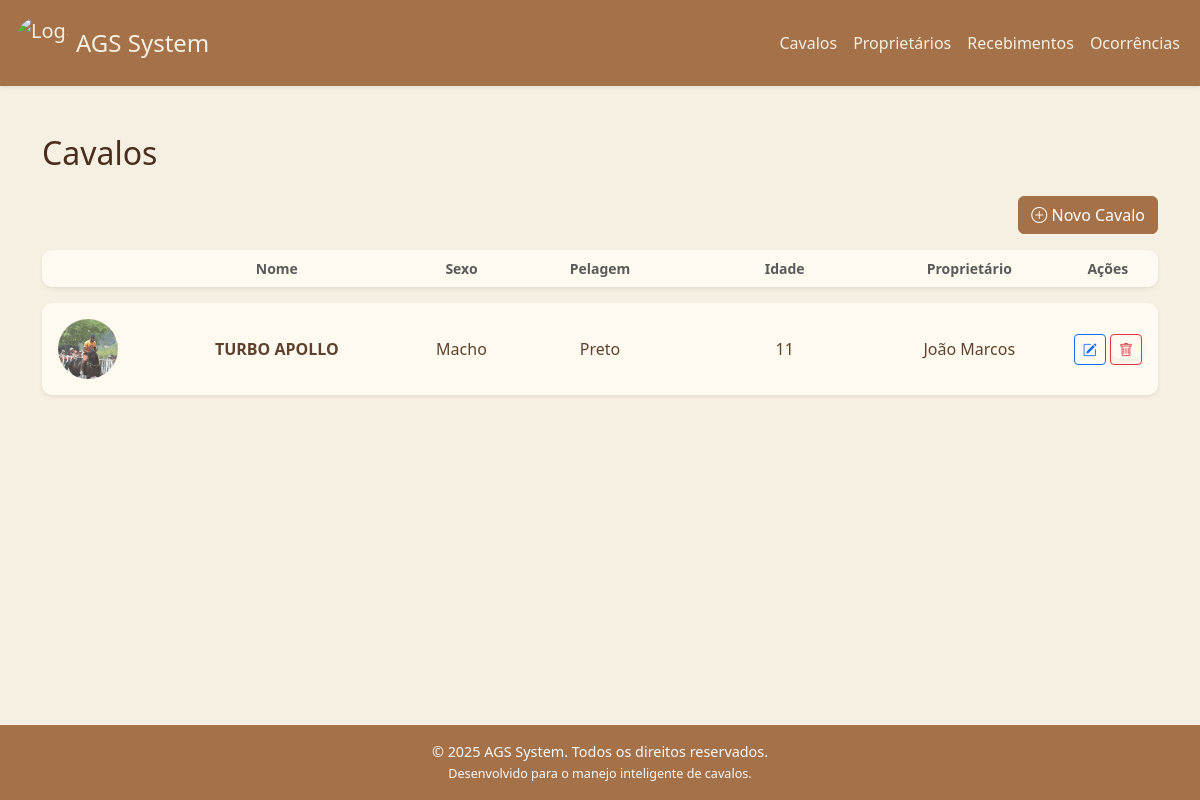
Page /cavalos on the committed database.
### tables this page shows
CREATE TABLE cavalos (
            id INTEGER PRIMARY KEY AUTOINCREMENT,
            nome TEXT NOT NULL,
            sexo_id INTEGER,
            raca_id INTEGER,
            idade INTEGER,
            pelagem_id INTEGER,
            proprietario_id INTEGER,
            imagem TEXT,
            FOREIGN KEY (sexo_id) REFERENCES sexo(id),
            FOREIGN KEY (raca_id) REFERENCES raca(id),
            FOREIGN KEY (pelagem_id) REFERENCES pelagem(id),
            FOREIGN KEY (proprietario_id) REFERENCES proprietario(id)
        );

CREATE TABLE sexo (
            id INTEGER PRIMARY KEY AUTOINCREMENT,
            sexo TEXT NOT NULL
        );

CREATE TABLE pelagem (
            id INTEGER PRIMARY KEY AUTOINCREMENT,
            pelagem TEXT NOT NULL
        );

CREATE TABLE proprietario (
            id INTEGER PRIMARY KEY AUTOINCREMENT,
            nome TEXT NOT NULL,
            telefone TEXT
        );

### app.py (the view)
@app.route('/cavalos')
def cavalos():
    conn = conexao()
    cavalos = conn.execute('''
        SELECT
            c.id,
            c.nome AS nome_cavalo,
            p.nome AS nome_proprietario,
            r.raca AS raca,
            s.sexo AS sexo,
            c.idade,
            pl.pelagem AS pelagem,
            c.imagem
        FROM cavalos c
        JOIN proprietario p ON c.proprietario_id = p.id
        JOIN raca r ON c.raca_id = r.id
        JOIN sexo s ON c.sexo_id = s.id
        JOIN pelagem pl ON c.pelagem_id = pl.id
        ORDER BY c.nome
    ''').fetchall()
    conn.close()
    return render_template('cavalos.html', cavalos=cavalos)

### app.py (called while the page is built)
@app.context_processor
def inject_now():
    return {'now': datetime.now()}

### database.py (called while the page is built)
def conexao():
    conn = sqlite3.connect(db_path)
    conn.row_factory = sqlite3.Row
    return conn

### templates/cavalos.html (shortened to what this page needs)
{% extends 'base.html' %} {% block content %}
<h2 class="mb-4">Cavalos</h2>
<div class="d-flex justify-content-end mt-4 mb-3">
  <a href="{{ url_for('novoCavalo') }}" class="btn btn-primary">
    <i class="bi bi-plus-circle"></i> Novo Cavalo
  </a>
</div>
<div class="d-flex flex-column gap-3">
  <div class="card px-3 py-2 shadow-sm">
    <div class="row align-items-center">
      <div class="col-md-3 fw-bold text-muted small text-center">Nome</div>
      <div class="col-md-1 fw-bold text-muted small text-center">Sexo</div>
      <div class="col-md-2 fw-bold text-muted small text-center">Pelagem</div>
      <div class="col-md-2 fw-bold text-muted small text-center">Idade</div>
      <div class="col-md-2 fw-bold text-muted small text-center">
        Proprietário
      </div>
      <div class="col-md-1 fw-bold text-muted small text-center">Ações</div>
    </div>
  </div>
  {% for cavalo in cavalos %}
  <div
    class="card p-3 shadow-sm"
    style="cursor: pointer"
    onclick="window.location.href='{{ url_for('detalhesCavalo', id=cavalo['id']) }}'"
  >
    <div class="row align-items-center">
      <div class="col-md-1">
        {% if cavalo['imagem'] %}
        <img
          src="{{ url_for('static', filename='uploads/' + cavalo['imagem']) }}"
          width="60"
          height="60"
          style="border-radius: 50%; object-fit: cover"
        />
        {% endif %}
      </div>
      <div class="col-md-3 fw-bold text-uppercase text-center">
        {{ cavalo['nome_cavalo'] }}
      </div>
      <div class="col-md-1 text-center">{{ cavalo['sexo'] }}</div>
      <div class="col-md-2 text-center">{{ cavalo['pelagem'] }}</div>
      <div class="col-md-2 text-center">{{ cavalo['idade'] }}</div>
      <div class="col-md-2 text-center">{{ cavalo['nome_proprietario'] }}</div>
      <div class="col-md-1 text-end" onclick="event.stopPropagation();">
        <a
          href="{{ url_for('editarCavalo', id=cavalo['id']) }}"
          class="btn btn-sm btn-outline-primary"
          title="Editar"
        >
          <i class="bi bi-pencil-square"></i>
        </a>
        <form
          method="POST"
          action="{{ url_for('excluirCavalo', id=cavalo['id']) }}"
          onsubmit="return confirm('Tem certeza que deseja excluir este cavalo?');"
          style="display: inline"
        >
          <button
            type="submit"
            class="btn btn-sm btn-outline-danger"
            title="Excluir"
          >
            <i class="bi bi-trash"></i>
          </button>
        </form>
      </div>
    </div>
  </div>
  {% endfor %}
</div>
{% endblock %}

### static/css/style.css (style rules this page uses)
body { background-color: #f5f0e1; color: #4a2e1d; font-family: "Segoe UI", sans-serif; min-height: 100vh; display: flex; flex-direction: column; }
.card, form { background-color: #fffaf0; border: none; border-radius: 10px; box-shadow: 0 2px 8px rgba(74, 46, 29, 0.1); color: #5e412e; }
.btn-primary { background-color: #a47148; border-color: #a47148; color: #fff; }

### rows in the picture
cavalos: imagem (picture), nome_cavalo "TURBO APOLLO", sexo "Macho", pelagem "Preto", idade "11", nome_proprietario "João Marcos"
